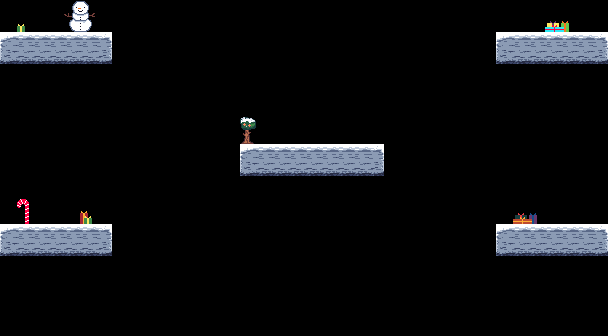

This is a level from a 2D game, rendered from its Tiled map with the project's own tilesets. A one-line summary and the complete map file follow:
An orthogonal 38x21 tile map with 16x16 px tiles, 2 tile layers (collision, decor).

<map version="1.10" tiledversion="1.10.1" orientation="orthogonal" renderorder="right-down" width="38" height="21" tilewidth="16" tileheight="16" infinite="0" nextlayerid="3" nextobjectid="1">
 <tileset firstgid="1" source="penguinGaimTileset.tsx" />
 <layer id="1" name="collision" width="38" height="21">
  <data encoding="csv">
0,0,0,0,0,0,0,0,0,0,0,0,0,0,0,0,0,0,0,0,0,0,0,0,0,0,0,0,0,0,0,0,0,0,0,0,0,0,
0,0,0,0,0,0,0,0,0,0,0,0,0,0,0,0,0,0,0,0,0,0,0,0,0,0,0,0,0,0,0,0,0,0,0,0,0,0,
1,2,2,2,2,2,3,0,0,0,0,0,0,0,0,0,0,0,0,0,0,0,0,0,0,0,0,0,0,0,0,1,2,2,2,2,2,3,
21,22,22,22,22,22,23,0,0,0,0,0,0,0,0,0,0,0,0,0,0,0,0,0,0,0,0,0,0,0,0,21,22,22,22,22,22,23,
0,0,0,0,0,0,0,0,0,0,0,0,0,0,0,0,0,0,0,0,0,0,0,0,0,0,0,0,0,0,0,0,0,0,0,0,0,0,
0,0,0,0,0,0,0,0,0,0,0,0,0,0,0,0,0,0,0,0,0,0,0,0,0,0,0,0,0,0,0,0,0,0,0,0,0,0,
0,0,0,0,0,0,0,0,0,0,0,0,0,0,0,0,0,0,0,0,0,0,0,0,0,0,0,0,0,0,0,0,0,0,0,0,0,0,
0,0,0,0,0,0,0,0,0,0,0,0,0,0,0,0,0,0,0,0,0,0,0,0,0,0,0,0,0,0,0,0,0,0,0,0,0,0,
0,0,0,0,0,0,0,0,0,0,0,0,0,0,0,0,0,0,0,0,0,0,0,0,0,0,0,0,0,0,0,0,0,0,0,0,0,0,
0,0,0,0,0,0,0,0,0,0,0,0,0,0,0,1,2,2,2,2,2,2,2,3,0,0,0,0,0,0,0,0,0,0,0,0,0,0,
0,0,0,0,0,0,0,0,0,0,0,0,0,0,0,21,22,22,22,22,22,22,22,23,0,0,0,0,0,0,0,0,0,0,0,0,0,0,
0,0,0,0,0,0,0,0,0,0,0,0,0,0,0,0,0,0,0,0,0,0,0,0,0,0,0,0,0,0,0,0,0,0,0,0,0,0,
0,0,0,0,0,0,0,0,0,0,0,0,0,0,0,0,0,0,0,0,0,0,0,0,0,0,0,0,0,0,0,0,0,0,0,0,0,0,
0,0,0,0,0,0,0,0,0,0,0,0,0,0,0,0,0,0,0,0,0,0,0,0,0,0,0,0,0,0,0,0,0,0,0,0,0,0,
1,2,2,2,2,2,3,0,0,0,0,0,0,0,0,0,0,0,0,0,0,0,0,0,0,0,0,0,0,0,0,1,2,2,2,2,2,3,
21,22,22,22,22,22,23,0,0,0,0,0,0,0,0,0,0,0,0,0,0,0,0,0,0,0,0,0,0,0,0,21,22,22,22,22,22,23,
0,0,0,0,0,0,0,0,0,0,0,0,0,0,0,0,0,0,0,0,0,0,0,0,0,0,0,0,0,0,0,0,0,0,0,0,0,0,
0,0,0,0,0,0,0,0,0,0,0,0,0,0,0,0,0,0,0,0,0,0,0,0,0,0,0,0,0,0,0,0,0,0,0,0,0,0,
0,0,0,0,0,0,0,0,0,0,0,0,0,0,0,0,0,0,0,0,0,0,0,0,0,0,0,0,0,0,0,0,0,0,0,0,0,0,
0,0,0,0,0,0,0,0,0,0,0,0,0,0,0,0,0,0,0,0,0,0,0,0,0,0,0,0,0,0,0,0,0,0,0,0,0,0,
0,0,0,0,0,0,0,0,0,0,0,0,0,0,0,0,0,0,0,0,0,0,0,0,0,0,0,0,0,0,0,0,0,0,0,0,0,0
</data>
 </layer>
 <layer id="2" name="decor" width="38" height="21">
  <data encoding="csv">
0,0,0,0,9,10,0,0,0,0,0,0,0,0,0,0,0,0,0,0,0,0,0,0,0,0,0,0,0,0,0,0,0,0,0,0,0,0,
0,2147483655,0,0,19,20,0,0,0,0,0,0,0,0,0,0,0,0,0,0,0,0,0,0,0,0,0,0,0,0,0,0,0,0,47,48,0,0,
0,0,0,0,0,0,0,0,0,0,0,0,0,0,0,0,0,0,0,0,0,0,0,0,0,0,0,0,0,0,0,0,0,0,0,0,0,0,
0,0,0,0,0,0,0,0,0,0,0,0,0,0,0,0,0,0,0,0,0,0,0,0,0,0,0,0,0,0,0,0,0,0,0,0,0,0,
0,0,0,0,0,0,0,0,0,0,0,0,0,0,0,0,0,0,0,0,0,0,0,0,0,0,0,0,0,0,0,0,0,0,0,0,0,0,
0,0,0,0,0,0,0,0,0,0,0,0,0,0,0,0,0,0,0,0,0,0,0,0,0,0,0,0,0,0,0,0,0,0,0,0,0,0,
0,0,0,0,0,0,0,0,0,0,0,0,0,0,0,0,0,0,0,0,0,0,0,0,0,0,0,0,0,0,0,0,0,0,0,0,0,0,
0,0,0,0,0,0,0,0,0,0,0,0,0,0,0,28,0,0,0,0,0,0,0,0,0,0,0,0,0,0,0,0,0,0,0,0,0,0,
0,0,0,0,0,0,0,0,0,0,0,0,0,0,0,38,0,0,0,0,0,0,0,0,0,0,0,0,0,0,0,0,0,0,0,0,0,0,
0,0,0,0,0,0,0,0,0,0,0,0,0,0,0,0,0,0,0,0,0,0,0,0,0,0,0,0,0,0,0,0,0,0,0,0,0,0,
0,0,0,0,0,0,0,0,0,0,0,0,0,0,0,0,0,0,0,0,0,0,0,0,0,0,0,0,0,0,0,0,0,0,0,0,0,0,
0,0,0,0,0,0,0,0,0,0,0,0,0,0,0,0,0,0,0,0,0,0,0,0,0,0,0,0,0,0,0,0,0,0,0,0,0,0,
0,34,0,0,0,0,0,0,0,0,0,0,0,0,0,0,0,0,0,0,0,0,0,0,0,0,0,0,0,0,0,0,0,0,0,0,0,0,
0,44,0,0,0,2147483654,0,0,0,0,0,0,0,0,0,0,0,0,0,0,0,0,0,0,0,0,0,0,0,0,0,0,15,16,0,0,0,0,
0,0,0,0,0,0,0,0,0,0,0,0,0,0,0,0,0,0,0,0,0,0,0,0,0,0,0,0,0,0,0,0,0,0,0,0,0,0,
0,0,0,0,0,0,0,0,0,0,0,0,0,0,0,0,0,0,0,0,0,0,0,0,0,0,0,0,0,0,0,0,0,0,0,0,0,0,
0,0,0,0,0,0,0,0,0,0,0,0,0,0,0,0,0,0,0,0,0,0,0,0,0,0,0,0,0,0,0,0,0,0,0,0,0,0,
0,0,0,0,0,0,0,0,0,0,0,0,0,0,0,0,0,0,0,0,0,0,0,0,0,0,0,0,0,0,0,0,0,0,0,0,0,0,
0,0,0,0,0,0,0,0,0,0,0,0,0,0,0,0,0,0,0,0,0,0,0,0,0,0,0,0,0,0,0,0,0,0,0,0,0,0,
0,0,0,0,0,0,0,0,0,0,0,0,0,0,0,0,0,0,0,0,0,0,0,0,0,0,0,0,0,0,0,0,0,0,0,0,0,0,
0,0,0,0,0,0,0,0,0,0,0,0,0,0,0,0,0,0,0,0,0,0,0,0,0,0,0,0,0,0,0,0,0,0,0,0,0,0
</data>
 </layer>
</map>
